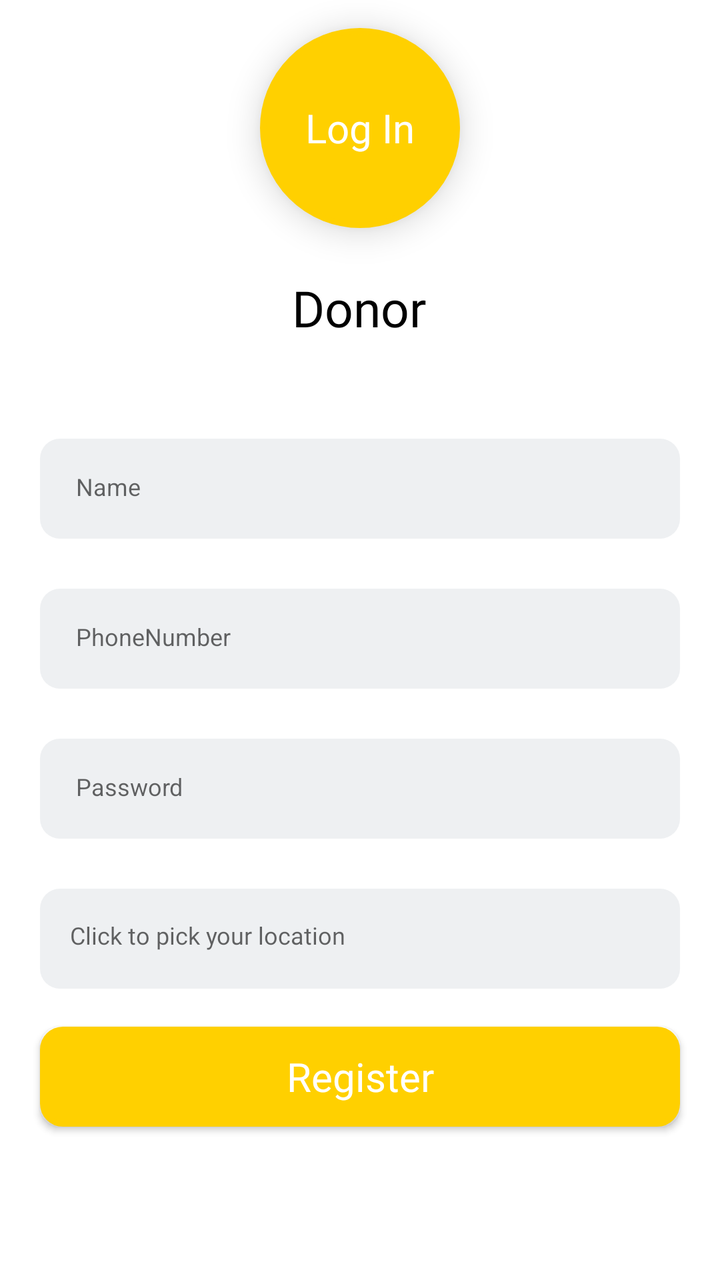
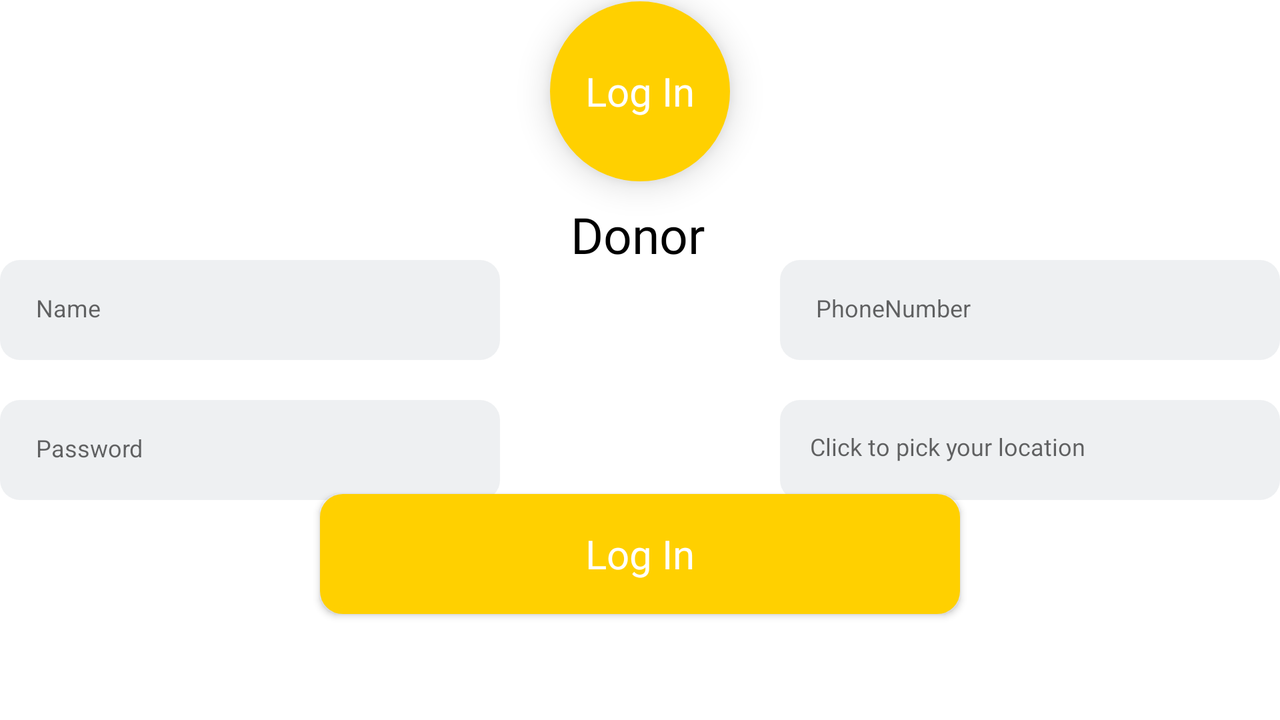

An Android layout and its configuration variant, each rendered on a device that would load it. The default file and the variant file are quoted in full after the pictures.
<!-- AndroidManifest.xml: application theme AppTheme -->
<!-- res/layout/activity_donor_login.xml -->
<?xml version="1.0" encoding="utf-8"?>
<androidx.constraintlayout.widget.ConstraintLayout xmlns:android="http://schemas.android.com/apk/res/android"
    xmlns:app="http://schemas.android.com/apk/res-auto"
    xmlns:tools="http://schemas.android.com/tools"
    android:id="@+id/donorLoginActivity"
    android:layout_width="match_parent"
    android:layout_height="match_parent"
    android:background="@android:color/white"
    tools:context=".view.ui.donor.DonorLoginActivity">

    <ProgressBar
        android:id="@+id/login_progress"
        android:layout_width="50dp"
        android:layout_height="50dp"
        android:visibility="gone"
        app:layout_constraintBottom_toTopOf="@+id/guideline4"
        app:layout_constraintEnd_toEndOf="parent"
        app:layout_constraintHorizontal_bias="0.498"
        app:layout_constraintStart_toStartOf="parent"
        app:layout_constraintTop_toBottomOf="@+id/login_pass"
        app:layout_constraintVertical_chainStyle="packed" />


    <LinearLayout
        android:id="@+id/address_layout"
        style="@style/register"
        android:orientation="horizontal"
        android:padding="10dp"
        app:layout_constraintEnd_toEndOf="parent"
        app:layout_constraintStart_toStartOf="parent"
        app:layout_constraintTop_toBottomOf="@+id/login_pass">

        <TextView
            android:id="@+id/login_address"
            android:layout_width="match_parent"
            android:layout_height="25dp"
            android:layout_marginTop="5dp"
            android:fontFamily="@font/comfortaa"
            android:hint="@string/pick_your_location"
            android:paddingStart="5dp"
            android:textColor="@color/design_default_color_on_secondary"
            android:textSize="12sp"
            tools:ignore="RtlSymmetry" />

    </LinearLayout>


    <TextView
        android:id="@+id/donor_text"
        style="@style/authText"
        android:fontFamily="@font/sniglet"
        android:text="@string/donor"
        android:textSize="25sp"
        app:layout_constraintBottom_toTopOf="@+id/guidelines"
        app:layout_constraintEnd_toEndOf="parent"
        app:layout_constraintHorizontal_bias="0.498"
        app:layout_constraintStart_toStartOf="parent"
        app:layout_constraintTop_toTopOf="@+id/guideline" />

    <EditText
        android:id="@+id/login_name"
        style="@style/register"
        android:layout_marginTop="40dp"
        android:autofillHints="username"
        android:hint="@string/name"
        android:inputType="textEmailAddress"
        app:layout_constraintEnd_toEndOf="parent"
        app:layout_constraintStart_toStartOf="parent"
        app:layout_constraintTop_toTopOf="@+id/guidelines" />

    <EditText
        android:id="@+id/login_phone"
        style="@style/register"
        android:autofillHints="username"
        android:hint="@string/phone_number"
        android:inputType="phone"
        app:layout_constraintEnd_toEndOf="parent"
        app:layout_constraintStart_toStartOf="parent"
        app:layout_constraintTop_toBottomOf="@+id/login_name" />

    <EditText
        android:id="@+id/login_pass"
        style="@style/register"
        android:autofillHints="Password"
        android:hint="@string/password"
        android:inputType="textPassword"
        app:layout_constraintEnd_toEndOf="parent"
        app:layout_constraintStart_toStartOf="parent"
        app:layout_constraintTop_toBottomOf="@+id/login_phone" />

    <Button
        android:id="@+id/login"
        android:layout_width="320dp"
        android:layout_height="50dp"
        android:background="@drawable/button_anim"
        android:backgroundTint="@color/yellow"
        android:elevation="5dp"
        android:fontFamily="@font/comfortaa"
        android:text="@string/register"
        android:textAllCaps="false"
        android:textColor="#FFFFFF"
        android:textSize="20sp"
        app:layout_constraintBottom_toTopOf="@+id/guideline4"
        app:layout_constraintEnd_toEndOf="parent"
        app:layout_constraintStart_toStartOf="parent"
        app:layout_constraintTop_toBottomOf="@+id/address_layout"
        app:layout_constraintVertical_bias="0.3" />

    <TextView
        android:id="@+id/donor_switch_login"
        style="@style/buttonStyle"
        android:background="@drawable/button_anim_circle"
        android:text="@string/login"
        app:layout_constraintBottom_toTopOf="@+id/guideline"
        app:layout_constraintEnd_toEndOf="parent"
        app:layout_constraintStart_toStartOf="parent"
        app:layout_constraintTop_toTopOf="parent"
        tools:ignore="RtlSymmetry" />

    <TextView
        android:id="@+id/donor_switch_register"
        style="@style/buttonStyle"
        android:background="@drawable/button_anim_circle"
        android:paddingStart="15dp"
        android:text="@string/register"
        android:visibility="gone"
        app:layout_constraintBottom_toTopOf="@+id/guideline"
        app:layout_constraintEnd_toEndOf="parent"
        app:layout_constraintStart_toStartOf="parent"
        app:layout_constraintTop_toTopOf="parent"
        tools:ignore="RtlSymmetry" />

    <androidx.constraintlayout.widget.Guideline
        android:id="@+id/guideline"
        android:layout_width="wrap_content"
        android:layout_height="wrap_content"
        android:orientation="horizontal"
        app:layout_constraintGuide_percent="0.2" />

    <androidx.constraintlayout.widget.Guideline
        android:id="@+id/guidelines"
        android:layout_width="wrap_content"
        android:layout_height="wrap_content"
        android:orientation="horizontal"
        app:layout_constraintGuide_percent="0.28" />

    <androidx.constraintlayout.widget.Guideline
        android:id="@+id/guideline4"
        android:layout_width="wrap_content"
        android:layout_height="wrap_content"
        android:orientation="horizontal"
        app:layout_constraintGuide_percent="0.95" />

</androidx.constraintlayout.widget.ConstraintLayout>
<!-- resources referenced by this layout -->
<resources>
  <color name="yellow">#FFD000</color>
  <!-- drawable button_anim (drawable) -->
  <?xml version="1.0" encoding="utf-8"?>
  <ripple xmlns:android="http://schemas.android.com/apk/res/android"
      android:color="@color/yellow">
      <item android:id="@android:id/mask">
          <shape android:shape="rectangle">
              <solid android:color="@color/colorPrimaryDark" />
              <corners android:radius="10dp" />
          </shape>
      </item>
  
      <item android:id="@android:id/background">
          <shape android:shape="rectangle">
              <stroke
                  android:width="3dp"
                  android:color="@android:color/white" />
  
              <solid android:color="@android:color/white" />
              <corners android:radius="10dp" />
          </shape>
      </item>
  </ripple>
  <string name="donor">Donor</string>
  <string name="login">Log In</string>
  <string name="name">Name </string>
  <string name="password">Password</string>
  <string name="phone_number">PhoneNumber</string>
  <string name="pick_your_location">Click to pick your location</string>
  <string name="register">Register</string>
  <style name="authText">
          <item name="android:layout_width">wrap_content</item>
          <item name="android:layout_height">wrap_content</item>
          <item name="android:textColor">@color/design_default_color_on_secondary</item>
          <item name="android:layout_alignParentStart">true</item>
          <item name="android:layout_alignParentTop">true</item>
          <item name="android:layout_alignParentEnd">true</item>
          <item name="android:layout_alignParentBottom">true</item>
          <item name="android:textSize">40sp</item>
          <item name="android:fontFamily">@font/comfortaa</item>
      </style>
  <style name="buttonStyle">
          <item name="android:layout_width">wrap_content</item>
          <item name="android:layout_height">wrap_content</item>
          <item name="android:textSize">20sp</item>
          <item name="android:fontFamily">@font/sniglet</item>
          <item name="android:elevation">10dp</item>
          <item name="android:textColor">@color/design_default_color_on_primary</item>
          <item name="android:textAllCaps">false</item>
          <item name="android:gravity">center</item>
          <item name="android:padding"> 10dp</item>
          <item name="android:layout_margin">20dp</item>
      </style>
  <style name="register">
          <item name="android:layout_width">320dp</item>
          <item name="android:layout_height">50dp</item>
          <item name="android:textColor">@color/design_default_color_on_secondary</item>
          <item name="android:layout_marginTop">25dp</item>
          <item name="android:background">@drawable/text_rect</item>
          <item name="android:backgroundTint">@color/blueGrey</item>
          <item name="android:ems">10</item>
          <item name="android:textSize">12sp</item>
          <item name="android:padding">18dp</item>
      </style>
  <style name="AppTheme" parent="Theme.AppCompat.Light.DarkActionBar">
          
          <item name="colorPrimary">@color/colorPrimary</item>
          <item name="colorPrimaryDark">@color/colorPrimaryDark</item>
          <item name="colorAccent">@color/colorAccent</item>
      </style>
  <color name="colorPrimaryDark">#3700B3</color>
  <!-- drawable text_rect (drawable) -->
  <?xml version="1.0" encoding="utf-8"?>
  <shape xmlns:android="http://schemas.android.com/apk/res/android"
      android:shape="rectangle">
  
      <solid
          android:color="@color/design_default_color_on_primary" />
  
      <corners
          android:radius="10dp"/>
  </shape>
  <color name="blueGrey">#EEF0F2</color>
  <color name="colorPrimary">#6200EE</color>
  <color name="colorAccent">#03DAC5</color>
</resources>
<!-- res/layout-land/activity_donor_login.xml (the repository's variant of the layout above) -->
<!-- drawn on the phone turned sideways -->
<?xml version="1.0" encoding="utf-8"?>
<androidx.constraintlayout.widget.ConstraintLayout xmlns:android="http://schemas.android.com/apk/res/android"
    xmlns:app="http://schemas.android.com/apk/res-auto"
    xmlns:tools="http://schemas.android.com/tools"
    android:id="@+id/donorLoginActivity"
    android:layout_width="match_parent"
    android:layout_height="match_parent"
    android:background="@android:color/white"
    tools:context=".view.ui.donor.DonorLoginActivity">

    <TextView
        android:id="@+id/donor_switch_login"
        style="@style/buttonStyle"
        android:layout_width="90dp"
        android:layout_height="90dp"
        android:background="@drawable/button_anim_circle"
        android:paddingTop="30dp"
        android:text="@string/login"
        app:layout_constraintBottom_toTopOf="@+id/guideline"
        app:layout_constraintEnd_toEndOf="parent"
        app:layout_constraintStart_toStartOf="parent"
        app:layout_constraintTop_toTopOf="parent"
        app:layout_constraintVertical_bias="0.49"
        tools:ignore="RtlSymmetry" />

    <TextView
        android:id="@+id/donor_switch_register"
        style="@style/buttonStyle"
        android:background="@drawable/button_anim_circle"
        android:paddingStart="15dp"
        android:text="@string/register"
        android:visibility="gone"
        app:layout_constraintBottom_toTopOf="@+id/guideline"
        app:layout_constraintEnd_toEndOf="parent"
        app:layout_constraintStart_toStartOf="parent"
        app:layout_constraintTop_toTopOf="parent"
        tools:ignore="RtlSymmetry" />

    <ProgressBar
        android:id="@+id/login_progress"
        android:layout_width="50dp"
        android:layout_height="50dp"
        android:visibility="gone"
        app:layout_constraintBottom_toTopOf="@+id/guideline4"
        app:layout_constraintEnd_toEndOf="parent"
        app:layout_constraintHorizontal_bias="0.498"
        app:layout_constraintStart_toStartOf="parent"
        app:layout_constraintTop_toBottomOf="@+id/login_pass"
        app:layout_constraintVertical_chainStyle="packed" />


    <LinearLayout
        android:id="@+id/address_layout"
        style="@style/register"
        android:layout_width="250dp"
        android:layout_marginStart="70dp"
        android:layout_marginTop="20dp"
        android:orientation="horizontal"
        android:padding="10dp"
        app:layout_constraintStart_toStartOf="@+id/guideline7"
        app:layout_constraintTop_toBottomOf="@+id/login_phone">

        <TextView
            android:id="@+id/address"
            android:layout_width="match_parent"
            android:layout_height="25dp"
            android:layout_marginTop="5dp"
            android:fontFamily="@font/comfortaa"
            android:hint="@string/pick_your_location"
            android:paddingStart="5dp"
            android:textColor="@color/design_default_color_on_secondary"
            android:textSize="12sp"
            tools:ignore="RtlSymmetry" />

    </LinearLayout>

    <TextView
        android:id="@+id/welcome_to"
        style="@style/authText"
        android:fontFamily="@font/sniglet"
        android:text="@string/donor"
        android:textSize="25sp"
        app:layout_constraintBottom_toTopOf="@+id/guidelines"
        app:layout_constraintEnd_toEndOf="parent"
        app:layout_constraintHorizontal_bias="0.498"
        app:layout_constraintStart_toStartOf="parent"
        app:layout_constraintTop_toTopOf="@+id/guideline" />


    <EditText
        android:id="@+id/login_email"
        style="@style/register"
        android:layout_width="250dp"
        android:layout_marginTop="40dp"
        android:layout_marginEnd="70dp"
        android:autofillHints="username"
        android:hint="@string/name"
        android:inputType="textEmailAddress"
        app:layout_constraintEnd_toStartOf="@+id/guideline7"
        app:layout_constraintTop_toTopOf="@+id/guideline" />

    <EditText
        android:id="@+id/login_phone"
        style="@style/register"
        android:layout_width="250dp"
        android:layout_marginStart="70dp"
        android:layout_marginTop="40dp"
        android:autofillHints="username"
        android:hint="@string/phone_number"
        android:inputType="phone"
        app:layout_constraintStart_toStartOf="@+id/guideline7"
        app:layout_constraintTop_toTopOf="@+id/guideline" />

    <EditText
        android:id="@+id/login_pass"
        style="@style/register"
        android:layout_width="250dp"
        android:layout_marginTop="20dp"
        android:layout_marginEnd="70dp"
        android:autofillHints="Password"
        android:hint="@string/password"
        android:inputType="textPassword"
        app:layout_constraintEnd_toStartOf="@+id/guideline7"
        app:layout_constraintTop_toBottomOf="@+id/login_email" />

    <Button
        android:id="@+id/login"
        android:layout_width="320dp"
        android:layout_height="60dp"
        android:background="@drawable/button_anim"
        android:backgroundTint="@color/yellow"
        android:fontFamily="@font/comfortaa"
        android:text="@string/login"
        android:textAllCaps="false"
        android:textColor="#FFFFFF"
        android:textSize="20sp"
        app:layout_constraintBottom_toTopOf="@+id/guideline4"
        app:layout_constraintEnd_toEndOf="parent"
        app:layout_constraintStart_toStartOf="parent"
        app:layout_constraintTop_toBottomOf="@+id/address_layout"
        app:layout_constraintVertical_bias="0.8" />

    <androidx.constraintlayout.widget.Guideline
        android:id="@+id/guideline"
        android:layout_width="wrap_content"
        android:layout_height="wrap_content"
        android:orientation="horizontal"
        app:layout_constraintGuide_percent="0.25" />

    <androidx.constraintlayout.widget.Guideline
        android:id="@+id/guidelines"
        android:layout_width="wrap_content"
        android:layout_height="wrap_content"
        android:orientation="horizontal"
        app:layout_constraintGuide_percent="0.40" />

    <androidx.constraintlayout.widget.Guideline
        android:id="@+id/guideline4"
        android:layout_width="wrap_content"
        android:layout_height="wrap_content"
        android:orientation="horizontal"
        app:layout_constraintGuide_percent="0.85" />

    <androidx.constraintlayout.widget.Guideline
        android:id="@+id/guideline7"
        android:layout_width="wrap_content"
        android:layout_height="wrap_content"
        android:orientation="vertical"
        app:layout_constraintGuide_percent="0.50" />

</androidx.constraintlayout.widget.ConstraintLayout>
